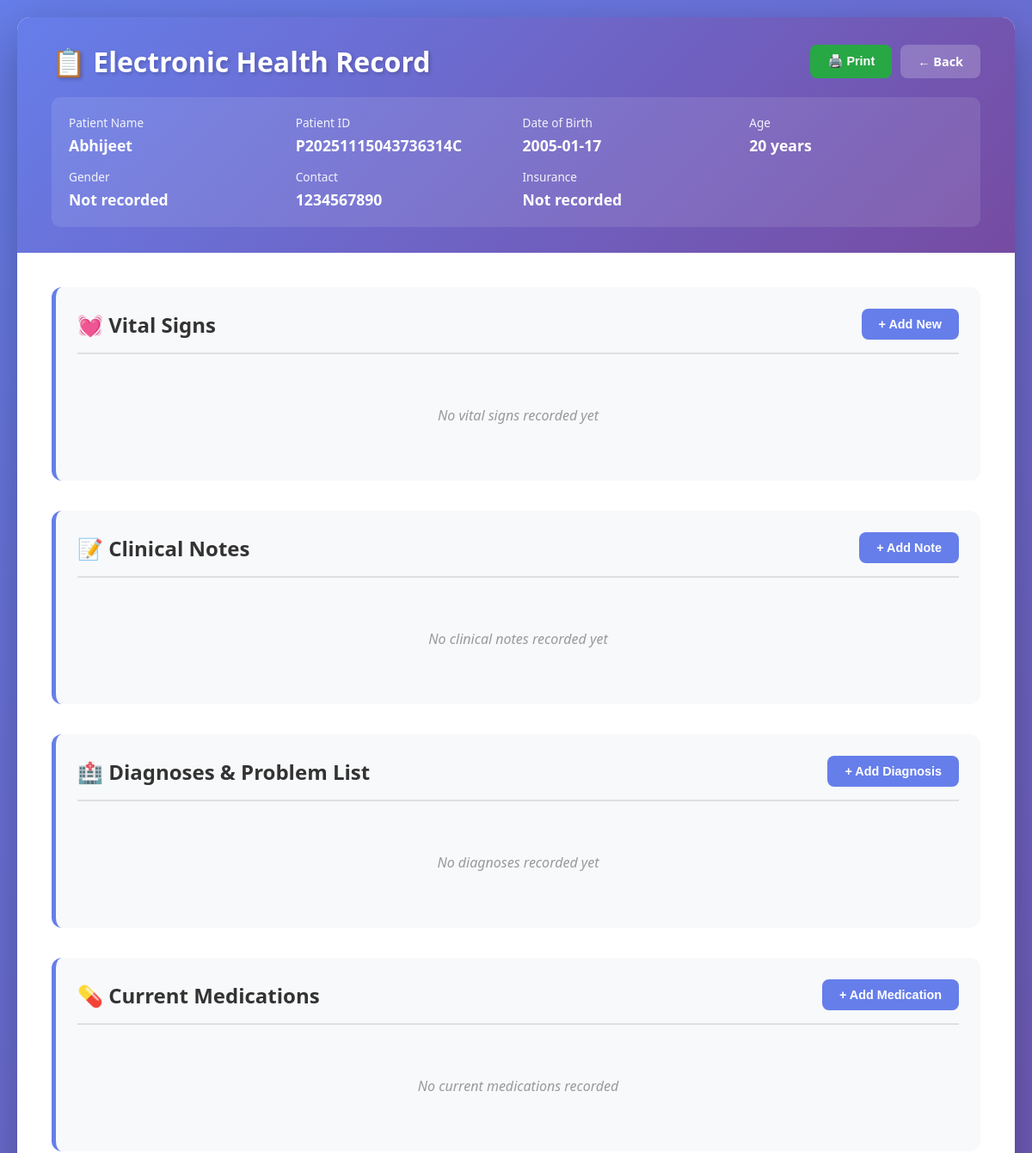
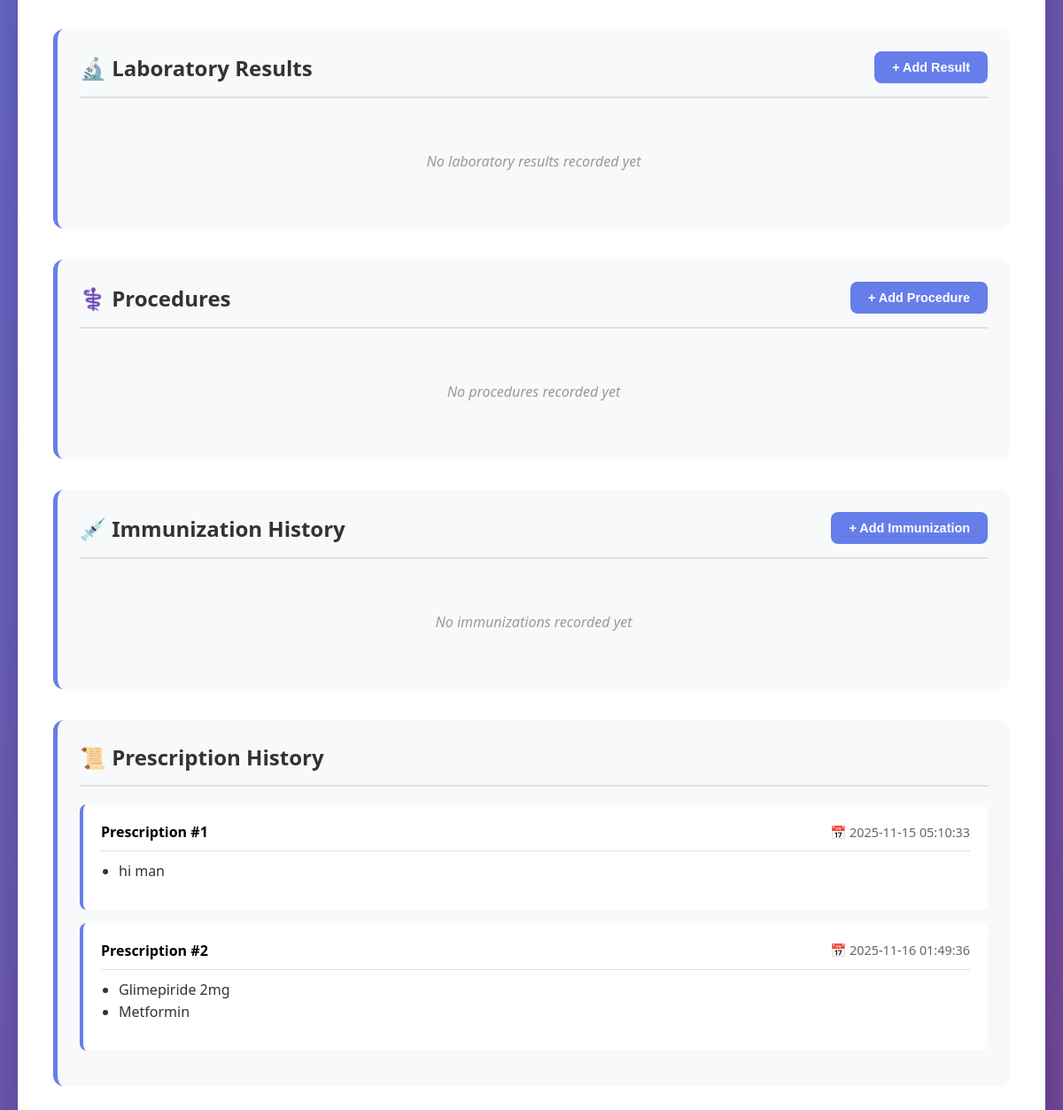
The page /ehr_report/P20251115043736314C on the database its author committed (2 pictures, top to bottom).
### tables this page shows
CREATE TABLE patients (
                    patient_id TEXT PRIMARY KEY,
                    full_name TEXT NOT NULL,
                    date_of_birth TEXT,
                    contact_info TEXT,
                    ehr_data TEXT NOT NULL DEFAULT '{}'
                , gender TEXT, insurance_info TEXT);

### app.py (the view)
@app.route('/ehr_report/<patient_id>')
def ehr_report(patient_id):
    logger.info(f"Loading EHR report for patient: {patient_id}")
    db = get_db()
    patient = db.get_patient(patient_id)
    if not patient:
        logger.warning(f"Patient not found: {patient_id}")
        flash(f'Patient with ID {patient_id} not found.', 'error')
        return redirect(url_for('dashboard'))
    try:
        ehr_data = json.loads(patient['ehr_data']) if patient['ehr_data'] else {}
    except:
        ehr_data = {}
    if 'vital_signs' not in ehr_data:
        ehr_data['vital_signs'] = []
    if 'clinical_notes' not in ehr_data:
        ehr_data['clinical_notes'] = []
    if 'medications' not in ehr_data:
        ehr_data['medications'] = []
    if 'diagnoses' not in ehr_data:
        ehr_data['diagnoses'] = []
    if 'procedures' not in ehr_data:
        ehr_data['procedures'] = []
    if 'immunizations' not in ehr_data:
        ehr_data['immunizations'] = []
    if 'lab_results' not in ehr_data:
        ehr_data['lab_results'] = []
    if 'prescriptions' not in ehr_data:
        ehr_data['prescriptions'] = []
    age = 'Unknown'
    if patient.get('date_of_birth'):
        try:
            from datetime import datetime
            dob = datetime.strptime(patient['date_of_birth'], '%Y-%m-%d')
            today = datetime.now()
            age = today.year - dob.year - ((today.month, today.day) < (dob.month, dob.day))
        except:
            age = 'Unknown'
    logger.info(f"Loaded EHR report for: {patient['full_name']} (ID: {patient_id})")
    return render_template('ehr_report.html', patient=patient, ehr_data=ehr_data, age=age)

### templates/ehr_report.html (shortened to what this page needs)
<!DOCTYPE html>
<html lang="en">
<head>
</head>
<body>
    <div class="container">
        <div class="header">
            <div class="header-top">
                <h1>📋 Electronic Health Record</h1>
                <div class="action-buttons">
                    <button onclick="window.print()" class="btn btn-print">🖨️ Print</button>
                    <a href="/appointment/{{ patient.patient_id }}" class="btn btn-back">← Back</a>
                </div>
            </div>
            <div class="patient-header">
                <div class="patient-info-item">
                    <label>Patient Name</label>
                    <div class="value">{{ patient.full_name }}</div>
                </div>
                <div class="patient-info-item">
                    <label>Patient ID</label>
                    <div class="value">{{ patient.patient_id }}</div>
                </div>
                <div class="patient-info-item">
                    <label>Date of Birth</label>
                    <div class="value">{{ patient.date_of_birth or 'Not recorded' }}</div>
                </div>
                <div class="patient-info-item">
                    <label>Age</label>
                    <div class="value">{{ age }} years</div>
                </div>
                <div class="patient-info-item">
                    <label>Gender</label>
                    <div class="value">{{ patient.gender or 'Not recorded' }}</div>
                </div>
                <div class="patient-info-item">
                    <label>Contact</label>
                    <div class="value">{{ patient.contact_info or 'Not recorded' }}</div>
                </div>
                <div class="patient-info-item">
                    <label>Insurance</label>
                    <div class="value">{{ patient.insurance_info or 'Not recorded' }}</div>
                </div>
            </div>
        </div>
        <div class="content">
            <div class="ehr-section">
                <div class="section-header">
                    <h2 class="section-title">💓 Vital Signs</h2>
                    <button onclick="addVitalSigns()" class="btn btn-add">+ Add New</button>
                </div>
                {% if ehr_data.vital_signs and ehr_data.vital_signs|length > 0 %}
                    <table class="data-table">
                        <thead>
                            <tr>
                                <th>Date/Time</th>
                                <th>Height (cm)</th>
                                <th>Weight (kg)</th>
                                <th>BMI</th>
                                <th>BP (mmHg)</th>
                                <th>Pulse (bpm)</th>
                                <th>Temp (°F)</th>
                                <th>Resp Rate</th>
                            </tr>
                        </thead>
                        <tbody>
                            {% for vital in ehr_data.vital_signs %}
                            <tr>
                                <td>{{ vital.date }}</td>
                                <td>{{ vital.height or '-' }}</td>
                                <td>{{ vital.weight or '-' }}</td>
                                <td>{{ vital.bmi or '-' }}</td>
                                <td>{{ vital.blood_pressure or '-' }}</td>
                                <td>{{ vital.pulse_rate or '-' }}</td>
                                <td>{{ vital.temperature or '-' }}</td>
                                <td>{{ vital.respiratory_rate or '-' }}</td>
                            </tr>
                            {% endfor %}
                        </tbody>
                    </table>
                {% else %}
                    <div class="empty-state">No vital signs recorded yet</div>
                {% endif %}
            </div>
            <div class="ehr-section">
                <div class="section-header">
                    <h2 class="section-title">📝 Clinical Notes</h2>
                    <button onclick="addClinicalNote()" class="btn btn-add">+ Add Note</button>
                </div>
                {% if ehr_data.clinical_notes and ehr_data.clinical_notes|length > 0 %}
                    {% for note in ehr_data.clinical_notes %}
                    <div class="note-card">
                        <div class="note-header">
                            <strong>{{ note.type or 'General Note' }}</strong>
                            <span class="note-date">📅 {{ note.date }}</span>
                        </div>
                        <div class="note-content">
                            <p><strong>Subjective:</strong> {{ note.subjective or 'N/A' }}</p>
                            <p><strong>Objective:</strong> {{ note.objective or 'N/A' }}</p>
                            <p><strong>Assessment:</strong> {{ note.assessment or 'N/A' }}</p>
                            <p><strong>Plan:</strong> {{ note.plan or 'N/A' }}</p>
                        </div>
                    </div>
                    {% endfor %}
                {% else %}
                    <div class="empty-state">No clinical notes recorded yet</div>
                {% endif %}
            </div>
            <div class="ehr-section">
                <div class="section-header">
                    <h2 class="section-title">🏥 Diagnoses & Problem List</h2>
                    <button onclick="addDiagnosis()" class="btn btn-add">+ Add Diagnosis</button>
                </div>
                {% if ehr_data.diagnoses and ehr_data.diagnoses|length > 0 %}
                    <table class="data-table">
                        <thead>
                            <tr>
                                <th>Date</th>
                                <th>Diagnosis</th>
                                <th>Status</th>
                                <th>Notes</th>
                            </tr>
                        </thead>
                        <tbody>
                            {% for diagnosis in ehr_data.diagnoses %}
                            <tr>
                                <td>{{ diagnosis.date }}</td>
                                <td><strong>{{ diagnosis.condition }}</strong></td>
                                <td><span style="padding: 4px 10px; border-radius: 12px; background: {% if diagnosis.status == 'Active' %}#d4edda{% else %}#f8d7da{% endif %}; color: {% if diagnosis.status == 'Active' %}#155724{% else %}#721c24{% endif %}; font-size: 0.85em;">{{ diagnosis.status }}</span></td>
                                <td>{{ diagnosis.notes or '-' }}</td>
                            </tr>
                            {% endfor %}
                        </tbody>
                    </table>
                {% else %}
                    <div class="empty-state">No diagnoses recorded yet</div>
                {% endif %}
            </div>
            <div class="ehr-section">
                <div class="section-header">
                    <h2 class="section-title">💊 Current Medications</h2>
                    <button onclick="addMedication()" class="btn btn-add">+ Add Medication</button>
                </div>
                {% if ehr_data.medications and ehr_data.medications|length > 0 %}
                    <table class="data-table">
                        <thead>
                            <tr>
                                <th>Medication</th>
                                <th>Dosage</th>
                                <th>Frequency</th>
                                <th>Start Date</th>
                                <th>Status</th>
                            </tr>
                        </thead>
                        <tbody>
                            {% for med in ehr_data.medications %}
                            <tr>
                                <td><strong>{{ med.name }}</strong></td>
                                <td>{{ med.dosage }}</td>
                                <td>{{ med.frequency }}</td>
                                <td>{{ med.start_date }}</td>
                                <td><span style="padding: 4px 10px; border-radius: 12px; background: {% if med.status == 'Active' %}#d4edda{% else %}#f8d7da{% endif %}; color: {% if med.status == 'Active' %}#155724{% else %}#721c24{% endif %}; font-size: 0.85em;">{{ med.status }}</span></td>
                            </tr>
                            {% endfor %}
                        </tbody>
                    </table>
                {% else %}
                    <div class="empty-state">No current medications recorded</div>
                {% endif %}
            </div>
            <div class="ehr-section">
                <div class="section-header">
                    <h2 class="section-title">🔬 Laboratory Results</h2>
                    <button onclick="addLabResult()" class="btn btn-add">+ Add Result</button>
                </div>
                {% if ehr_data.lab_results and ehr_data.lab_results|length > 0 %}
                    <table class="data-table">
                        <thead>
                            <tr>
                                <th>Date</th>
                                <th>Test Name</th>
                                <th>Result</th>
                                <th>Unit</th>
                                <th>Reference Range</th>
                                <th>Status</th>
                            </tr>
                        </thead>
                        <tbody>
                            {% for lab in ehr_data.lab_results %}
                            <tr>
                                <td>{{ lab.date }}</td>
                                <td><strong>{{ lab.test_name }}</strong></td>
                                <td>{{ lab.result }}</td>
                                <td>{{ lab.unit }}</td>
                                <td>{{ lab.reference_range }}</td>
                                <td><span style="padding: 4px 10px; border-radius: 12px; background: {% if lab.abnormal %}#fff3cd{% else %}#d4edda{% endif %}; color: {% if lab.abnormal %}#856404{% else %}#155724{% endif %}; font-size: 0.85em;">{% if lab.abnormal %}⚠️ Abnormal{% else %}Normal{% endif %}</span></td>
                            </tr>
                            {% endfor %}
                        </tbody>
                    </table>
                {% else %}
                    <div class="empty-state">No laboratory results recorded yet</div>
                {% endif %}
            </div>
            <div class="ehr-section">
                <div class="section-header">
                    <h2 class="section-title">⚕️ Procedures</h2>
                    <button onclick="addProcedure()" class="btn btn-add">+ Add Procedure</button>
                </div>
                {% if ehr_data.procedures and ehr_data.procedures|length > 0 %}
                    <table class="data-table">
                        <thead>
                            <tr>
                                <th>Date</th>
                                <th>Procedure</th>
                                <th>Performed By</th>
                                <th>Notes</th>
                            </tr>
                        </thead>
                        <tbody>
                            {% for procedure in ehr_data.procedures %}
                            <tr>
                                <td>{{ procedure.date }}</td>
                                <td><strong>{{ procedure.name }}</strong></td>
                                <td>{{ procedure.performed_by }}</td>
                                <td>{{ procedure.notes or '-' }}</td>
                            </tr>
                            {% endfor %}
                        </tbody>
                    </table>
                {% else %}
                    <div class="empty-state">No procedures recorded yet</div>
                {% endif %}
            </div>
            <div class="ehr-section">
                <div class="section-header">
                    <h2 class="section-title">💉 Immunization History</h2>
                    <button onclick="addImmunization()" class="btn btn-add">+ Add Immunization</button>
                </div>
                {% if ehr_data.immunizations and ehr_data.immunizations|length > 0 %}
                    <table class="data-table">
                        <thead>
                            <tr>
                                <th>Date</th>
                                <th>Vaccine</th>
                                <th>Dose</th>
                                <th>Administered By</th>
                                <th>Notes</th>
                            </tr>
                        </thead>
                        <tbody>
                            {% for immunization in ehr_data.immunizations %}
                            <tr>
                                <td>{{ immunization.date }}</td>
                                <td><strong>{{ immunization.vaccine }}</strong></td>
                                <td>{{ immunization.dose }}</td>
                                <td>{{ immunization.administered_by }}</td>
                                <td>{{ immunization.notes or '-' }}</td>
                            </tr>
                            {% endfor %}
                        </tbody>
                    </table>
                {% else %}
                    <div class="empty-state">No immunizations recorded yet</div>
                {% endif %}
            </div>
            <div class="ehr-section">
                <div class="section-header">
                    <h2 class="section-title">📜 Prescription History</h2>
                </div>
                {% if ehr_data.prescriptions and ehr_data.prescriptions|length > 0 %}
                    {% for prescription in ehr_data.prescriptions %}
                    <div class="note-card">
                        <div class="note-header">
                            <strong>Prescription #{{ loop.index }}</strong>
                            <span class="note-date">📅 {{ prescription.date }}</span>
                        </div>
                        <div class="note-content">
                            <ul style="margin: 10px 0; padding-left: 20px;">
                                {% for medicine in prescription.medicines %}
                                <li>{{ medicine }}</li>
                                {% endfor %}
                            </ul>
                        </div>
                    </div>
                    {% endfor %}
                {% else %}
                    <div class="empty-state">No prescriptions recorded yet</div>
                {% endif %}
            </div>
        </div>
    </div>
</body>
</html>

### rows shown on the page
patients: full_name "Abhijeet", patient_id "P20251115043736314C", date_of_birth "2005-01-17", contact_info "1234567890"

### other values the page prints
{{ age }} "20"
{{ patient.gender or 'Not recorded' }} "Not recorded"
{{ patient.insurance_info or 'Not recorded' }} "Not recorded"
{{ prescription.date }} "2025-11-15 05:10:33" "2025-11-16 01:49:36"
{{ medicine }} "hi man" "Glimepiride 2mg" "Metformin"
